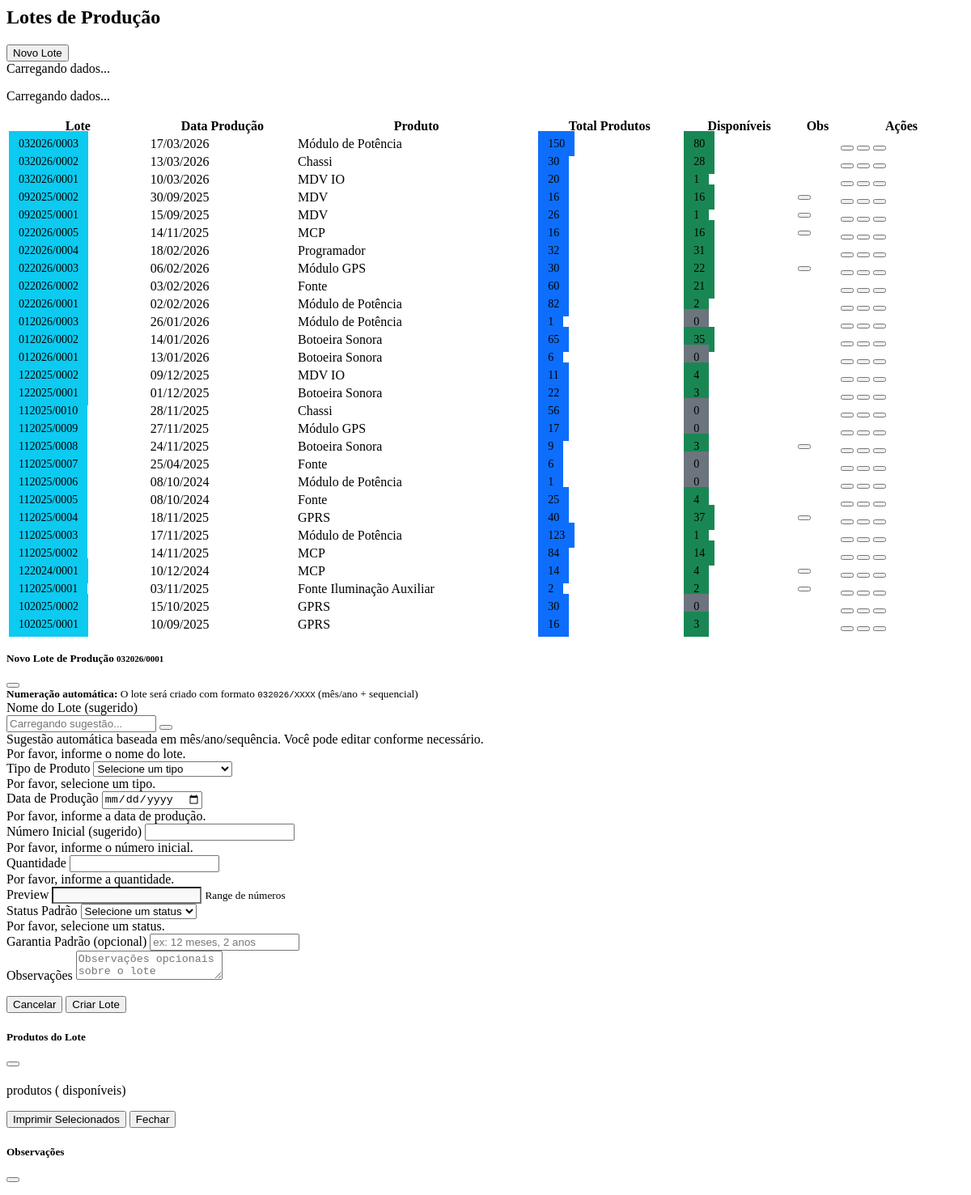
Screenshot of /src/views/batches.php with the database file from the repository.
### tables this page shows
CREATE TABLE `production_batches` (
  `id` int(11) NOT NULL,
  `batch_number` varchar(20) NOT NULL,
  `production_date` date NOT NULL,
  `notes` text,
  `created_at` timestamp NOT NULL DEFAULT CURRENT_TIMESTAMP,
  `updated_at` timestamp NOT NULL DEFAULT CURRENT_TIMESTAMP ON UPDATE CURRENT_TIMESTAMP
);

### src/models/ProductionBatch.php (called while the page is built, shortened)
<?php
class ProductionBatch {
    private $conn;
    private $table_name = "production_batches";
    public function __construct($db) {
        $this->conn = $db;
    }
    public function getAll() {
        try {
            $query = "SELECT b.id, b.batch_number, b.production_date, b.notes, b.created_at, b.updated_at,
                            COALESCE(stats.total_products, 0) as total_products,
                            COALESCE(stats.available_products, 0) as available_products,
                            stats.tipo_name
                     FROM " . $this->table_name . " b
                     LEFT JOIN (
                         SELECT p.production_batch_id,
                                COUNT(*) as total_products,
                                SUM(CASE WHEN p.production_order_id IS NULL THEN 1 ELSE 0 END) as available_products,
                                t.nome as tipo_name
                         FROM products p
                         INNER JOIN tipos t ON p.tipo_id = t.id
                         WHERE p.production_batch_id IS NOT NULL
                         GROUP BY p.production_batch_id, t.nome
                     ) stats ON stats.production_batch_id = b.id
                     ORDER BY b.id DESC";
            $stmt = $this->conn->prepare($query);
            $stmt->execute();
            return $stmt->fetchAll(PDO::FETCH_ASSOC);
        } catch (PDOException $e) {
            error_log("Error in ProductionBatch::getAll(): " . $e->getMessage());
            return [];
        }
    }
}

### src/views/batches.php (the view, shortened to what this page needs)
<?php
require 'src/models/ProductionBatch.php';
$database = Database::getInstance();
$db = $database->getConnection();
$batchModel = new ProductionBatch($db);
$batches = $batchModel->getAll();
?>
<div class="container-fluid p-4">
    <div class="d-flex justify-content-between align-items-center mb-4">
        <h2 class="mb-0">Lotes de Produção</h2>
        <button class="btn btn-primary" id="add-batch">
            <i class="fas fa-plus me-2"></i>Novo Lote
        </button>
    </div>
    <div class="card">
        <div class="card-body">
            <div class="table-loading table-loading-static">
                <div class="spinner-border text-primary" role="status">
                    <span class="visually-hidden">Carregando dados...</span>
                </div>
                <p class="mt-2 mb-0">Carregando dados...</p>
            </div>
            <table id="batches-table" class="table table-striped table-hover" style="width:100%">
                <thead>
                    <tr>
                        <th>Lote</th>
                        <th>Data Produção</th>
                        <th>Produto</th>
                        <th>Total Produtos</th>
                        <th>Disponíveis</th>
                        <th>Obs</th>
                        <th style="width: 150px; text-align: center;">Ações</th>
                    </tr>
                </thead>
                <tbody>
                    <?php foreach ($batches as $batch) : ?>
                        <tr>
                            <td>
                                <span class="badge bg-info">
                                    <?= $batch['batch_number'] ?>
                                </span>
                            </td>
                            <td><?= (new DateTime($batch['production_date']))->format('d/m/Y') ?></td>
                            <td>
                                <span class="text-dark fw-semibold"><?= htmlspecialchars($batch['tipo_name']) ?></span>
                            </td>
                            <td class="text-center">
                                <span class="badge bg-primary">
                                    <?= $batch['total_products'] ?>
                                </span>
                            </td>
                            <td class="text-center">
                                <?php if ($batch['available_products'] > 0): ?>
                                    <span class="badge bg-success">
                                        <?= $batch['available_products'] ?>
                                    </span>
                                <?php else: ?>
                                    <span class="badge bg-secondary">0</span>
                                <?php endif; ?>
                            </td>
                            <td>
                                <?php if (!empty($batch['notes'])): ?>
                                    <button class="btn btn-link text-dark p-0 view-notes"
                                            data-notes="<?= htmlspecialchars($batch['notes']) ?>"
                                            title="Ver Observações">
                                    </button>
                                <?php endif; ?>
                            </td>
                            <td>
                                <div class="d-flex justify-content-center align-items-center gap-3">
                                    <button class="btn btn-link text-dark p-0 view-products"
                                            data-id="<?= $batch['id'] ?>"
                                            data-batch="<?= htmlspecialchars($batch['batch_number']) ?>"
                                            title="Ver Produtos">
                                    </button>
                                    <button class="btn btn-link text-dark p-0 print-all"
                                            data-id="<?= $batch['id'] ?>"
                                            title="Imprimir QR Codes">
                                    </button>
                                    <button class="btn btn-link text-danger p-0 delete-batch"
                                            data-id="<?= $batch['id'] ?>"
                                            data-batch="<?= htmlspecialchars($batch['batch_number']) ?>"
                                            data-products="<?= $batch['total_products'] ?>"
                                            title="Excluir Lote">
                                    </button>
                                </div>
                            </td>
                        </tr>
                    <?php endforeach; ?>
                </tbody>
            </table>
        </div>
    </div>
</div>
<div class="modal fade" id="batchModal" tabindex="-1" aria-labelledby="batchModalLabel" aria-hidden="true">
    <div class="modal-dialog modal-lg modal-dialog-centered">
        <div class="modal-content">
            <div class="modal-header">
                <h5 class="modal-title" id="batchModalLabel">
                    Novo Lote de Produção
                    <small class="text-muted ms-2" id="batch-preview"><?= date('mY') ?>/0001</small>
                </h5>
                <button type="button" class="btn-close" data-bs-dismiss="modal" aria-label="Close"></button>
            </div>
            <div class="modal-body">
                <div class="alert alert-info d-flex align-items-center mb-3">
                    <small>
                        <strong>Numeração automática:</strong> O lote será criado com formato
                        <code><?= date('mY') ?>/XXXX</code> (mês/ano + sequencial)
                    </small>
                </div>
                <form id="batchForm" class="needs-validation" novalidate>
                    <div class="row mb-3">
                        <div class="col-md-12">
                            <label for="batch_number" class="form-label">Nome do Lote (sugerido)</label>
                            <div class="input-group">
                                <input type="text" class="form-control" id="batch_number" name="batch_number"
                                       placeholder="Carregando sugestão..." required>
                                <button type="button" class="btn btn-outline-secondary" id="refresh-batch-name"
                                        title="Gerar nova sugestão">
                                </button>
                            </div>
                            <div class="form-text">
                                Sugestão automática baseada em mês/ano/sequência. Você pode editar conforme necessário.
                            </div>
                            <div class="invalid-feedback">
                                Por favor, informe o nome do lote.
                            </div>
                        </div>
                    </div>
                    <div class="row mb-3">
                        <div class="col-md-8">
                            <label for="tipo_id" class="form-label">Tipo de Produto</label>
                            <select class="form-select" name="tipo_id" id="tipo_id" required>
                                <option value="">Selecione um tipo</option>
                            </select>
                            <div class="invalid-feedback">
                                Por favor, selecione um tipo.
                            </div>
                        </div>
                        <div class="col-md-4">
                            <label for="production_date" class="form-label">Data de Produção</label>
                            <input type="date" class="form-control" id="production_date" name="production_date" required>
                            <div class="invalid-feedback">
                                Por favor, informe a data de produção.
                            </div>
                        </div>
                    </div>
                    <div class="row mb-3">
                        <div class="col-md-4">
                            <label for="serial_start" class="form-label">Número Inicial (sugerido)</label>
                            <input type="number" class="form-control" id="serial_start" name="serial_start" required>
                            <div class="invalid-feedback">
                                Por favor, informe o número inicial.
                            </div>
                        </div>
                        <div class="col-md-4">
                            <label for="quantity" class="form-label">Quantidade</label>
                            <input type="number" class="form-control" id="quantity" name="quantity" required min="1">
                            <div class="invalid-feedback">
                                Por favor, informe a quantidade.
                            </div>
                        </div>
                        <div class="col-md-4">
                            <label for="serial_preview" class="form-label">Preview</label>
                            <input type="text" class="form-control" id="serial_preview" readonly
                                   style="background-color: #f8f9fa; font-weight: 500;">
                            <small class="text-muted">Range de números</small>
                        </div>
                    </div>
                    <div class="row mb-3">
                        <div class="col-md-4">
                            <label for="status_id" class="form-label">Status Padrão</label>
                            <select class="form-select" name="status_id" id="status_id" required>
                                <option value="">Selecione um status</option>
                            </select>
                            <div class="invalid-feedback">
                                Por favor, selecione um status.
                            </div>
                        </div>
                        <div class="col-md-4">
                            <label for="warranty" class="form-label">Garantia Padrão (opcional)</label>
                            <input type="text" class="form-control" id="warranty" name="warranty"
                                   placeholder="ex: 12 meses, 2 anos">
                        </div>
                        <div class="col-md-4">
                            <label for="notes" class="form-label">Observações</label>
                            <textarea class="form-control" id="notes" name="notes" rows="2"
                                      placeholder="Observações opcionais sobre o lote"></textarea>
                        </div>
                    </div>
                </form>
            </div>
            <div class="modal-footer">
                <button type="button" class="btn btn-secondary" data-bs-dismiss="modal">
                    <i class="fas fa-times me-2"></i>Cancelar
                </button>
                <button type="submit" form="batchForm" class="btn btn-primary">
                    <i class="fas fa-save me-2"></i>Criar Lote
                </button>
            </div>
        </div>
    </div>
</div>
<div class="modal fade" id="productsModal" tabindex="-1" aria-labelledby="productsModalLabel" aria-hidden="true">
    <div class="modal-dialog modal-lg modal-dialog-centered">
        <div class="modal-content">
            <div class="modal-header">
                <h5 class="modal-title" id="productsModalLabel">
                    <span class="modal-title-text">Produtos do Lote</span>
                </h5>
                <button type="button" class="btn-close" data-bs-dismiss="modal" aria-label="Close"></button>
            </div>
            <div class="modal-body">
                <div class="batch-info mb-4">
                    <div class="d-flex align-items-center mb-3">
                        <div>
                            <p class="text-muted mb-0">
                                <span class="total-products"></span> produtos
                                (<span class="available-products"></span> disponíveis)
                            </p>
                        </div>
                    </div>
                </div>
            </div>
            <div class="modal-footer">
                <button type="button" class="btn btn-primary print-selected d-none">
                    <i class="fas fa-print me-2"></i>Imprimir Selecionados
                </button>
                <button type="button" class="btn btn-secondary" data-bs-dismiss="modal">
                    <i class="fas fa-times me-2"></i>Fechar
                </button>
            </div>
        </div>
    </div>
</div>
<div class="modal fade" id="notesModal" tabindex="-1" aria-labelledby="notesModalLabel" aria-hidden="true">
    <div class="modal-dialog modal-dialog-centered">
        <div class="modal-content">
            <div class="modal-header">
                <h5 class="modal-title" id="notesModalLabel">
                    Observações
                </h5>
                <button type="button" class="btn-close" data-bs-dismiss="modal" aria-label="Close"></button>
            </div>
        </div>
    </div>
</div>

### src/views/batches.php (style rules this page uses)
.badge { font-size: 0.875rem; padding: 0.5rem 0.75rem; }
.badge.bg-info { background-color: #0dcaf0 !important; }
.badge.bg-success { background-color: #198754 !important; }
.badge.bg-primary { background-color: #0d6efd !important; }
.badge.bg-secondary { background-color: #6c757d !important; }
.delete-batch { transition: all 0.2s ease; }

### rows the page displays
production_batches: batch_number "032026/0003", production_date "17/03/2026", tipo_name "Módulo de Potência", total_products "150", available_products "80"
production_batches: batch_number "032026/0002", production_date "13/03/2026", tipo_name "Chassi", total_products "30", available_products "28"
production_batches: batch_number "032026/0001", production_date "10/03/2026", tipo_name "MDV IO", total_products "20", available_products "1"
production_batches: batch_number "092025/0002", production_date "30/09/2025", tipo_name "MDV", total_products "16", available_products "16"
production_batches: batch_number "092025/0001", production_date "15/09/2025", tipo_name "MDV", total_products "26", available_products "1"
production_batches: batch_number "022026/0005", production_date "14/11/2025", tipo_name "MCP", total_products "16", available_products "16"
production_batches: batch_number "022026/0004", production_date "18/02/2026", tipo_name "Programador", total_products "32", available_products "31"
production_batches: batch_number "022026/0003", production_date "06/02/2026", tipo_name "Módulo GPS", total_products "30", available_products "22"
production_batches: batch_number "022026/0002", production_date "03/02/2026", tipo_name "Fonte", total_products "60", available_products "21"
production_batches: batch_number "022026/0001", production_date "02/02/2026", tipo_name "Módulo de Potência", total_products "82", available_products "2"
production_batches: batch_number "012026/0003", production_date "26/01/2026", tipo_name "Módulo de Potência", total_products "1"
production_batches: batch_number "012026/0002", production_date "14/01/2026", tipo_name "Botoeira Sonora", total_products "65", available_products "35"
production_batches: batch_number "012026/0001", production_date "13/01/2026", tipo_name "Botoeira Sonora", total_products "6"
production_batches: batch_number "122025/0002", production_date "09/12/2025", tipo_name "MDV IO", total_products "11", available_products "4"
production_batches: batch_number "122025/0001", production_date "01/12/2025", tipo_name "Botoeira Sonora", total_products "22", available_products "3"
production_batches: batch_number "112025/0010", production_date "28/11/2025", tipo_name "Chassi", total_products "56"
production_batches: batch_number "112025/0009", production_date "27/11/2025", tipo_name "Módulo GPS", total_products "17"
production_batches: batch_number "112025/0008", production_date "24/11/2025", tipo_name "Botoeira Sonora", total_products "9", available_products "3"
production_batches: batch_number "112025/0007", production_date "25/04/2025", tipo_name "Fonte", total_products "6"
production_batches: batch_number "112025/0006", production_date "08/10/2024", tipo_name "Módulo de Potência", total_products "1"
production_batches: batch_number "112025/0005", production_date "08/10/2024", tipo_name "Fonte", total_products "25", available_products "4"
production_batches: batch_number "112025/0004", production_date "18/11/2025", tipo_name "GPRS", total_products "40", available_products "37"
production_batches: batch_number "112025/0003", production_date "17/11/2025", tipo_name "Módulo de Potência", total_products "123", available_products "1"
production_batches: batch_number "112025/0002", production_date "14/11/2025", tipo_name "MCP", total_products "84", available_products "14"
production_batches: batch_number "122024/0001", production_date "10/12/2024", tipo_name "MCP", total_products "14", available_products "4"
production_batches: batch_number "112025/0001", production_date "03/11/2025", tipo_name "Fonte Iluminação Auxiliar", total_products "2", available_products "2"
production_batches: batch_number "102025/0002", production_date "15/10/2025", tipo_name "GPRS", total_products "30"
production_batches: batch_number "102025/0001", production_date "10/09/2025", tipo_name "GPRS", total_products "16", available_products "3"
